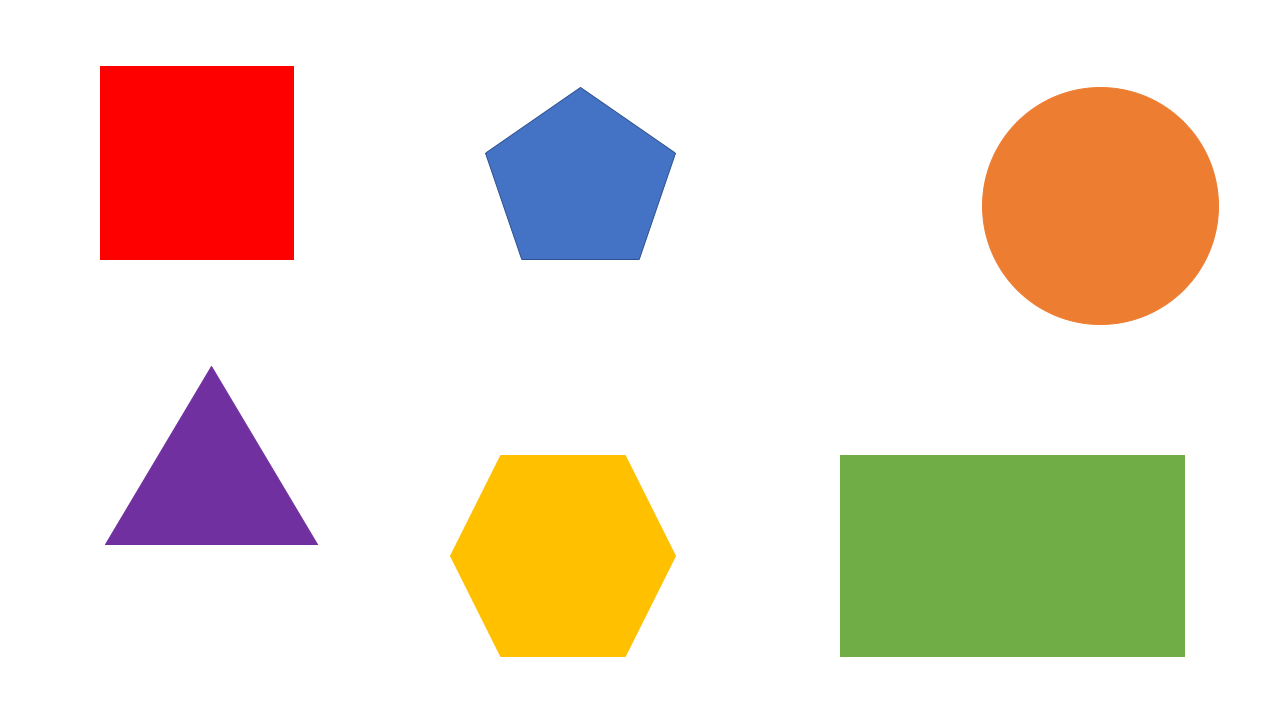
#> input picture Bot/Zuma/image.png, 1280 x 720 px
$ python Traitement.py   (older library calls are emulated)
#> lines starting #> are read from the running program, lines starting #| are printed output that depends on the picture; after the words box and inside, x2 and y2 are one past the last pixel; in counts of white or black regions, pixels touching at a corner belong together
import numpy as np
import cv2

image = cv2.imread('image.png')
#> image is the input picture: shape (720, 1280, 3); mean B, G, R 207.5, 221.9, 235.7
gray = cv2.cvtColor(image, cv2.COLOR_BGR2GRAY)
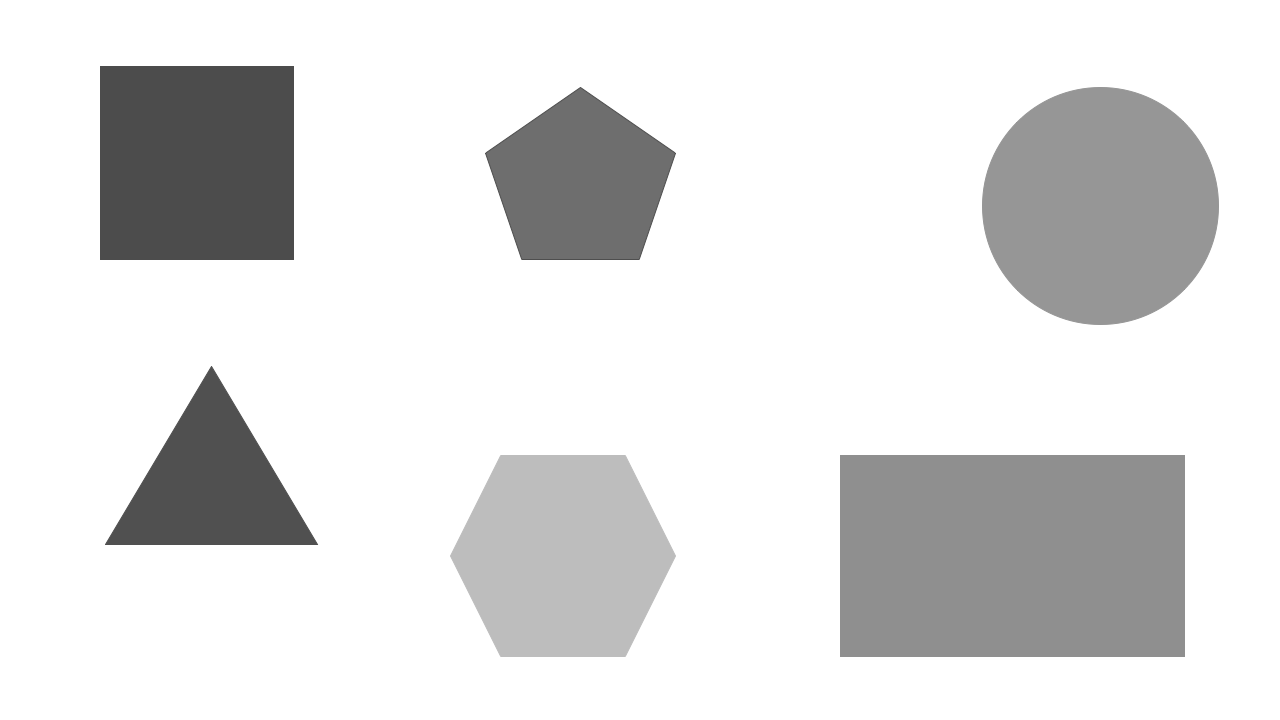
#> gray: shape (720, 1280); min 76, max 255, mean 224.4
ret,thresh = cv2.threshold(gray,250,255,cv2.THRESH_BINARY_INV)
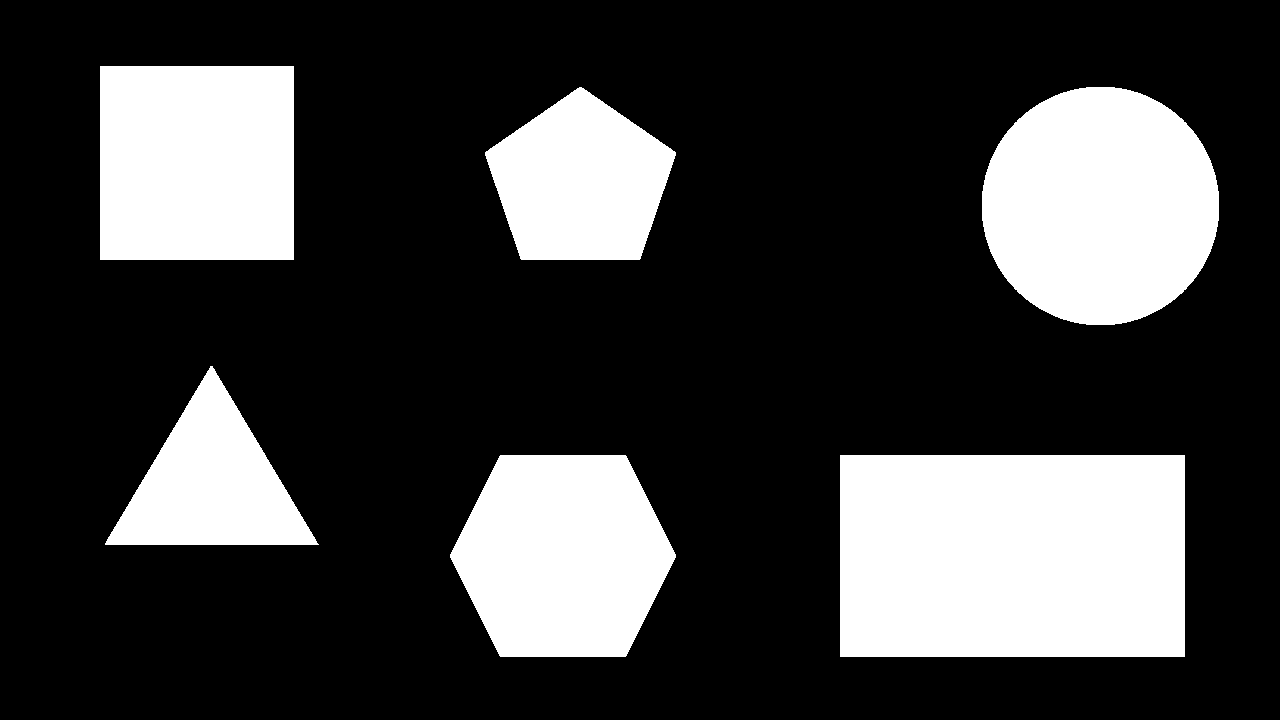
#> thresh: shape (720, 1280); 25% white; 6 white regions

img,contours,h = cv2.findContours(thresh, cv2.RETR_EXTERNAL,cv2.CHAIN_APPROX_SIMPLE)
#> contours = 6 contours; box (x1, y1, x2, y2) and area: (840, 455, 1185, 657) 69144, (982, 87, 1219, 325) 44282, (100, 66, 294, 260) 37249, (450, 455, 676, 657) 35325, (485, 87, 676, 260) 22842, (105, 366, 319, 545) 19114; h = [[1, -1, -1, -1], [2, 0, -1, -1], [3, 1, -1, -1], [4, 2, -1, -1], [5, 3, -1, -1], [-1, 4, -1, -1]]
